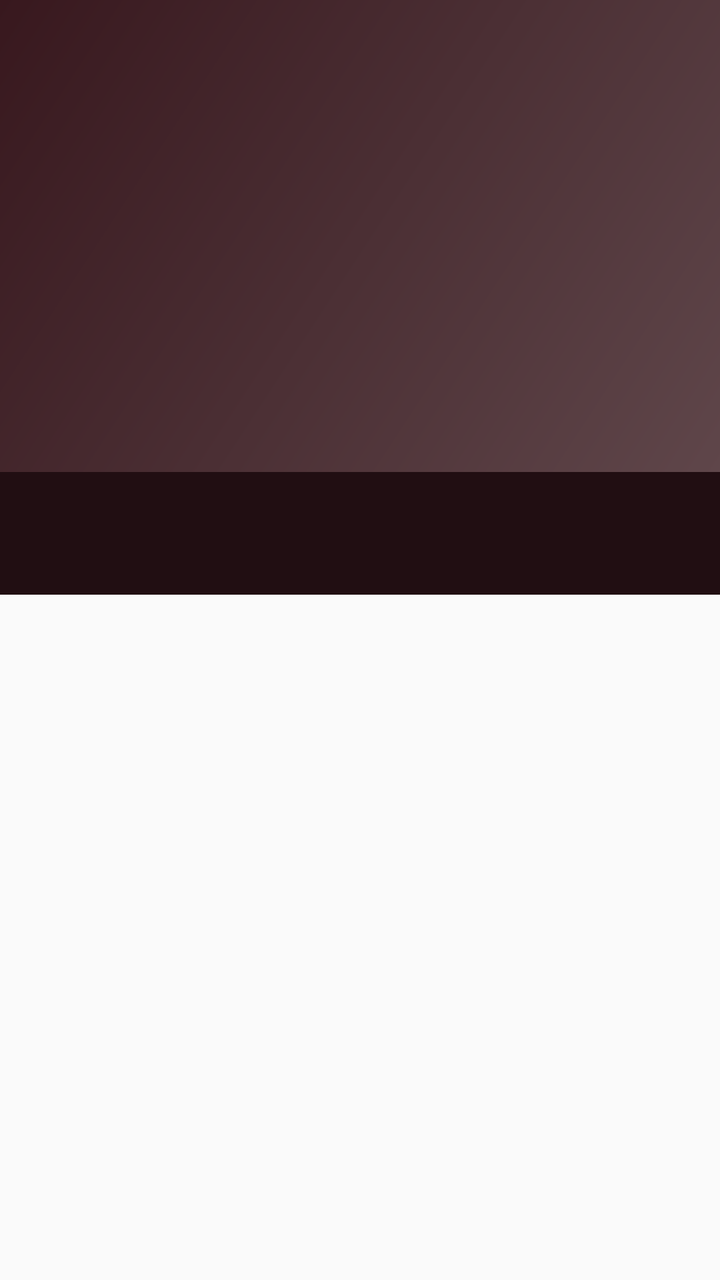
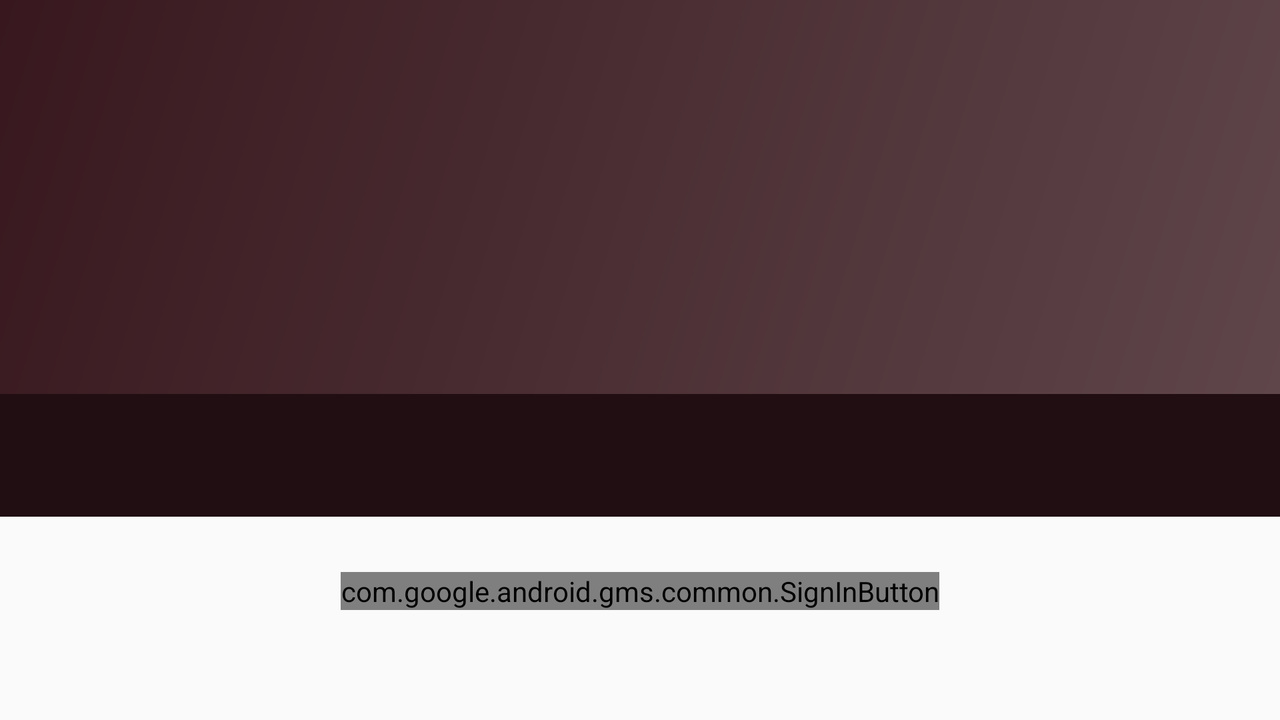

Compare how this app lays out the same screen by default and in its alternative resource folder. The renders come first, then the two layout files and the values they reference.
<!-- AndroidManifest.xml: application theme AppTheme -->
<!-- res/layout/profile.xml -->
<?xml version="1.0" encoding="utf-8"?>
<RelativeLayout xmlns:android="http://schemas.android.com/apk/res/android"
    xmlns:app="http://schemas.android.com/apk/res-auto"
    android:layout_width="match_parent"
    android:layout_height="match_parent">

    <RelativeLayout
        android:id="@+id/rellay1"
        android:layout_width="match_parent"
        android:layout_height="wrap_content"
        android:background="@drawable/gradient_start"
        android:paddingBottom="20dp">

        <RelativeLayout
            android:visibility="invisible"
            android:id="@+id/imgUser"
            android:layout_width="wrap_content"
            android:layout_height="wrap_content"
            android:layout_centerHorizontal="true"
            android:layout_marginTop="20dp"
            android:background="@drawable/circle_border">

            <ImageView
                android:visibility="invisible"
                android:id="@+id/imageView"
                android:layout_width="120dp"
                android:layout_height="120dp"
                android:layout_margin="9dp"
                android:background="@drawable/circle"
                android:scaleType="fitCenter"
                android:contentDescription="@string/profile_pic" />

        </RelativeLayout>

        <TextView
            android:id="@+id/profileInfos"
            android:layout_width="wrap_content"
            android:layout_height="wrap_content"
            android:layout_below="@+id/imgUser"
            android:layout_centerHorizontal="true"
            android:layout_marginTop="15sp"
            android:fontFamily="sans-serif-light"
            android:textColor="@color/white"
            android:textSize="32sp" />

    </RelativeLayout>

    <LinearLayout
        android:id="@+id/linlay1"
        android:layout_width="match_parent"
        android:layout_height="wrap_content"
        android:layout_below="@id/rellay1"
        android:orientation="horizontal"
        android:baselineAligned="false">

        <RelativeLayout
            android:layout_width="0dp"
            android:layout_height="wrap_content"
            android:layout_gravity="center"
            android:layout_weight="1"
            android:background="@color/colorPrimaryDark"
            android:gravity="center"
            android:paddingTop="5dp"
            android:paddingBottom="5dp">

            <LinearLayout
                android:layout_width="wrap_content"
                android:layout_height="wrap_content"
                android:gravity="center_horizontal"
                android:orientation="vertical">

                <TextView
                    android:id="@+id/score"
                    android:layout_width="wrap_content"
                    android:layout_height="wrap_content"
                    android:fontFamily="sans-serif-light"
                    android:textColor="@color/white"
                    android:textSize="25sp" />

                <TextView
                    android:id="@+id/bestScoreText"
                    android:layout_width="wrap_content"
                    android:layout_height="wrap_content"
                    android:gravity="center_horizontal"
                    android:layout_gravity="center_horizontal"
                    android:fontFamily="sans-serif-light"
                    android:text="@string/your_best_score"
                    android:textAllCaps="true"
                    android:textColor="@color/white"
                    android:textSize="13sp"
                    android:visibility="invisible" />

            </LinearLayout>

        </RelativeLayout>

    </LinearLayout>


    <androidx.constraintlayout.widget.ConstraintLayout
        android:layout_width="match_parent"
        android:layout_height="match_parent"
        android:layout_below="@+id/linlay1"
        android:orientation="vertical">

        <com.google.android.gms.common.SignInButton
            android:id="@+id/sign_in_button"
            android:layout_width="wrap_content"
            android:layout_height="wrap_content"
            android:layout_marginStart="142dp"
            android:layout_marginTop="100dp"
            android:layout_marginEnd="142dp"
            android:layout_marginBottom="338dp"
            app:layout_constraintBottom_toBottomOf="parent"
            app:layout_constraintEnd_toEndOf="parent"
            app:layout_constraintStart_toStartOf="parent"
            app:layout_constraintTop_toTopOf="parent"
            app:layout_constraintVertical_bias="1.0" />

        <Button
            android:id="@+id/sign_out_button"
            style="@style/Widget.AppCompat.Button.Colored"
            android:layout_width="150dp"
            android:layout_height="wrap_content"
            android:layout_alignParentStart="true"
            android:layout_alignParentEnd="true"
            android:layout_marginStart="161dp"
            android:layout_marginTop="30dp"
            android:layout_marginEnd="161dp"
            android:layout_marginBottom="160dp"
            android:backgroundTint="@color/colorPrimaryDark"
            android:bottomLeftRadius="30dp"
            android:bottomRightRadius="30dp"
            android:gravity="center"
            android:text="@string/sign_out"
            android:textAlignment="center"
            android:textSize="15sp"
            android:topLeftRadius="30dp"
            android:topRightRadius="30dp"
            android:visibility="invisible"

            app:layout_constraintBottom_toBottomOf="parent"
            app:layout_constraintEnd_toEndOf="parent"
            app:layout_constraintHorizontal_bias="0.508"
            app:layout_constraintStart_toStartOf="parent"
            app:layout_constraintTop_toBottomOf="@+id/sign_in_button"
            app:layout_constraintVertical_bias="0.0" />

        <LinearLayout
            android:id="@+id/linearLayoutEmail"
            android:layout_width="0dp"
            android:layout_height="wrap_content"
            android:layout_marginStart="30dp"
            android:layout_marginTop="30dp"
            android:layout_marginEnd="30dp"
            android:orientation="vertical"
            android:visibility="invisible"
            app:layout_constraintEnd_toEndOf="parent"
            app:layout_constraintHorizontal_bias="0.0"
            app:layout_constraintStart_toStartOf="parent"
            app:layout_constraintTop_toTopOf="parent">

            <TextView
                android:layout_width="wrap_content"
                android:layout_height="wrap_content"
                android:layout_gravity="center_horizontal"
                android:textStyle="bold"
                android:textAllCaps="true"
                android:text="@string/email"
                android:textColor="@color/colorPrimaryDark"
                android:textSize="13sp" />

            <TextView
                android:id="@+id/emailInfo"
                android:layout_width="match_parent"
                android:layout_height="match_parent"
                android:layout_marginTop="20dp"
                android:gravity="center"
                android:fontFamily="sans-serif-light"
                android:textColor="#000000"
                android:textSize="18sp" />

            <View
                android:layout_width="match_parent"
                android:layout_height="1dp"
                android:layout_marginTop="10dp"
                android:background="@color/grey" />

        </LinearLayout>

    </androidx.constraintlayout.widget.ConstraintLayout>

</RelativeLayout>
<!-- resources referenced by this layout -->
<resources>
  <color name="colorPrimaryDark">#210E12</color>
  <color name="grey">#E5E5E5</color>
  <color name="white">#FFFFFF</color>
  <!-- drawable gradient_start (drawable) -->
  <?xml version="1.0" encoding="utf-8"?>
  <shape xmlns:android="http://schemas.android.com/apk/res/android"
      android:shape="rectangle">
  
      <gradient
          android:type="linear"
          android:angle="315"
          android:startColor="@color/colorGradientStart"
          android:centerColor="@color/colorGradientCenter"
          android:endColor="@color/colorGradientEnd"/>
  
  </shape>
  <string name="email">Email</string>
  <string name="profile_pic">Profile Pic</string>
  <string name="sign_out">Sign out</string>
  <string name="your_best_score">Your best score</string>
  <style name="AppTheme" parent="Theme.AppCompat.Light.NoActionBar">
          
          <item name="colorPrimary">@color/colorPrimary</item>
          <item name="colorPrimaryDark">@color/colorPrimaryDark</item>
          <item name="colorAccent">@color/colorAccent</item>
          <item name="windowNoTitle">true</item>
          <item name="windowActionBar">false</item>
      </style>
  <color name="colorGradientStart">#38181E</color>
  <color name="colorGradientCenter">#4B2F34</color>
  <color name="colorGradientEnd">#5F464A</color>
  <color name="colorPrimary">#38181E</color>
  <color name="colorAccent">#4B2F34</color>
</resources>
<!-- res/layout-land/profile.xml (the author's variant of the layout above) -->
<!-- drawn on the phone turned sideways -->
<?xml version="1.0" encoding="utf-8"?>
<RelativeLayout xmlns:android="http://schemas.android.com/apk/res/android"
    xmlns:app="http://schemas.android.com/apk/res-auto"
    android:layout_width="match_parent"
    android:layout_height="match_parent">

    <RelativeLayout
        android:id="@+id/rellay1"
        android:layout_width="match_parent"
        android:layout_height="197dp"
        android:background="@drawable/gradient_start"
        android:paddingBottom="20dp">

        <ImageView
            android:id="@+id/imageView"
            android:layout_width="70dp"
            android:layout_height="120dp"
            android:layout_alignParentStart="true"
            android:layout_alignParentTop="true"
            android:layout_alignParentEnd="true"
            android:layout_alignParentBottom="true"
            android:layout_marginStart="550dp"
            android:layout_marginTop="40dp"
            android:layout_marginEnd="100dp"
            android:layout_marginBottom="40dp"
            android:background="@drawable/circle"
            android:contentDescription="@string/profile_pic"
            android:scaleType="fitCenter"
            android:visibility="invisible" />

        <TextView
            android:id="@+id/profileInfos"
            android:layout_width="wrap_content"
            android:layout_height="70dp"
            android:layout_alignParentStart="true"
            android:layout_alignParentTop="true"
            android:layout_alignParentEnd="true"
            android:layout_alignParentBottom="true"
            android:layout_marginStart="28dp"
            android:layout_marginTop="62dp"
            android:layout_marginEnd="311dp"
            android:layout_marginBottom="65dp"
            android:gravity="center"
            android:fontFamily="sans-serif-light"
            android:textColor="@color/white"
            android:textSize="32sp" />

        <Button
            android:id="@+id/sign_out_button"
            style="@style/Widget.AppCompat.Button.Colored"
            android:layout_width="150dp"
            android:layout_height="wrap_content"
            android:layout_alignParentStart="true"
            android:layout_alignParentTop="true"
            android:layout_alignParentEnd="true"
            android:layout_alignParentBottom="true"
            android:layout_marginStart="149dp"
            android:layout_marginTop="129dp"
            android:layout_marginEnd="432dp"
            android:backgroundTint="@color/colorPrimaryDark"
            android:bottomLeftRadius="30dp"
            android:bottomRightRadius="30dp"
            android:gravity="center"
            android:text="@string/sign_out"
            android:textAlignment="center"
            android:textSize="15sp"
            android:topLeftRadius="30dp"
            android:topRightRadius="30dp"
            android:visibility="invisible"
            app:layout_constraintBottom_toBottomOf="parent"
            app:layout_constraintEnd_toEndOf="parent"
            app:layout_constraintHorizontal_bias="0.0"
            app:layout_constraintStart_toStartOf="parent"
            app:layout_constraintTop_toTopOf="parent"
            app:layout_constraintVertical_bias="0.311" />

    </RelativeLayout>

    <LinearLayout
        android:id="@+id/linlay1"
        android:layout_width="match_parent"
        android:layout_height="wrap_content"
        android:layout_below="@id/rellay1"
        android:orientation="horizontal"
        android:baselineAligned="false">

        <RelativeLayout
            android:layout_width="0dp"
            android:layout_height="wrap_content"
            android:layout_gravity="center"
            android:layout_weight="1"
            android:background="@color/colorPrimaryDark"
            android:gravity="center"
            android:paddingTop="5dp"
            android:paddingBottom="5dp">

            <LinearLayout
                android:layout_width="wrap_content"
                android:layout_height="wrap_content"
                android:gravity="center_horizontal"
                android:orientation="vertical">

                <TextView
                    android:id="@+id/score"
                    android:layout_width="wrap_content"
                    android:layout_height="wrap_content"
                    android:fontFamily="sans-serif-light"
                    android:textColor="@color/white"
                    android:textSize="25sp" />

                <TextView
                    android:id="@+id/bestScoreText"
                    android:layout_width="wrap_content"
                    android:layout_height="wrap_content"
                    android:gravity="center_horizontal"
                    android:layout_gravity="center_horizontal"
                    android:fontFamily="sans-serif-light"
                    android:text="@string/your_best_score"
                    android:textAllCaps="true"
                    android:textColor="@color/white"
                    android:textSize="13sp"
                    android:visibility="invisible" />

            </LinearLayout>

        </RelativeLayout>

    </LinearLayout>


    <androidx.constraintlayout.widget.ConstraintLayout
        android:layout_width="match_parent"
        android:layout_height="match_parent"
        android:layout_below="@+id/linlay1"
        android:orientation="vertical">

        <com.google.android.gms.common.SignInButton
            android:id="@+id/sign_in_button"
            android:layout_width="wrap_content"
            android:layout_height="wrap_content"
            android:layout_marginBottom="55dp"
            app:layout_constraintBottom_toBottomOf="parent"
            app:layout_constraintEnd_toEndOf="parent"
            app:layout_constraintStart_toStartOf="parent"
            app:layout_constraintTop_toTopOf="parent"
            app:layout_constraintVertical_bias="1.0" />

        <LinearLayout
            android:id="@+id/linearLayoutEmail"
            android:layout_width="313dp"
            android:layout_height="66dp"
            android:layout_marginStart="100dp"
            android:layout_marginTop="15dp"
            android:layout_marginEnd="100dp"
            android:orientation="vertical"
            android:visibility="invisible"
            app:layout_constraintEnd_toEndOf="parent"
            app:layout_constraintStart_toStartOf="parent"
            app:layout_constraintTop_toTopOf="parent">

            <TextView
                android:layout_width="wrap_content"
                android:layout_height="wrap_content"
                android:layout_gravity="center_horizontal"
                android:text="@string/email"
                android:textAllCaps="true"
                android:textColor="@color/colorPrimaryDark"
                android:textSize="13sp"
                android:textStyle="bold" />

            <TextView
                android:id="@+id/emailInfo"
                android:layout_width="match_parent"
                android:layout_height="match_parent"
                android:layout_marginTop="20dp"
                android:fontFamily="sans-serif-light"
                android:gravity="center"
                android:textColor="#000000"
                android:textSize="18sp" />

            <View
                android:layout_width="match_parent"
                android:layout_height="1dp"
                android:layout_marginTop="10dp"
                android:background="@color/grey" />

        </LinearLayout>

    </androidx.constraintlayout.widget.ConstraintLayout>

</RelativeLayout>
